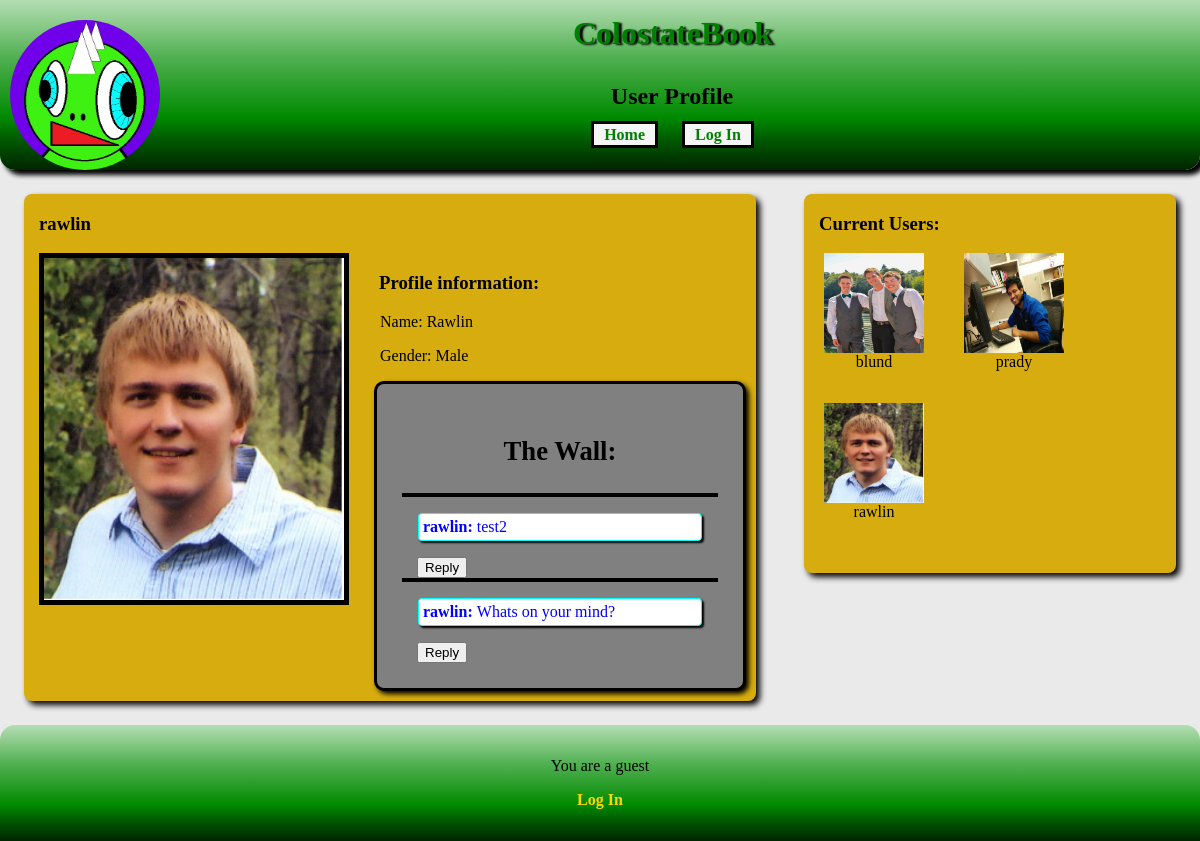
Screenshot of /profile.php?uname=rawlin with the database file from the repository.
### tables this page shows
CREATE TABLE users (username varchar(255) unique primary key, password varchar(255), name varchar(255), gender varchar(6), phone varchar(20), email varchar(255), admin boolean, pictureLocation varchar(255) , bio varchar(255));

CREATE TABLE communications (id INTEGER PRIMARY KEY autoincrement, messageType varchar(8), sender varchar(255), reciever varchar(255), time timestamp, message varchar(500), FOREIGN KEY (sender) references users(username), FOREIGN key (reciever) references users(username));

### helpers.php (called while the page is built, shortened)
<?php
include_once "post.php";
function makeNewUser($uname, $pass, $name, $sex, $number, $mail, $privileges, $picture, $friends, $pending, $bio) {
	$u = new User();
	$u->username = $uname;
	$u->passwd  = $pass;
	$u->name  = $name;
	$u->gender = $sex;
	$u->phone  = $number;
	$u->email  = $mail;
	$u->admin  = $privileges;
	$u->pic = $picture;
	$u->friends = $friends;
	$u->pending = $pending;
	$u->bio = $bio;
	return $u;
}
function readUsers() {
	$q = new Querries();
	$db = $q->getDB();
	$array = $db->query($q->GET_ALL_USER_NAMES);
	$retVal=array();
  	while($res = $array->fetchArray())
	{
		$user = getUser($res["username"]);
        	array_push($retVal, $user);
        }
	return $retVal;
}
function getUser($uname) {
	$q = new Querries();
	$db = $q->getDB();
	$array = $db->query(sprintf($q->GET_USER, $uname));
	$res = $array->fetchArray();
  	$user = makeNewUser($res["username"],$res["password"],$res["name"],$res["gender"],$res["phone"],$res["email"],$res["admin"],$res["pictureLocation"], array(), array(), $res["bio"]);
	$user->friends = getFriends($uname);
	$user->pending = getRequests($uname);
	return $user;
}
function getUserSummary($username) {
	return getUser($username)->bio;
}
function getFriends($uname){
	if($uname == 'guest') return array();
	$q = new Querries();
	$db = $q->getDB();
	$array = $db->query(sprintf($q->GET_USER_FRIENDS, $uname));
	$friends=array();
	while($res = $array->fetchArray())
	{
		$user = $res["friend"];
		array_push($friends,$user);
	}
	return $friends;
}
function getRequestUsers($uname){
	$q = new Querries();
	$db = $q->getDB();
	$array = $db->query(sprintf($q->GET_PENDING_REQUESTS, $uname));
	$requests=array();
	return $requests;
}
function getRequests($uname)
{
	$requests = array();
	foreach(getRequestUsers($uname) as $usr){
		$requests[$usr->username]=$usr->username;
	}
	return $requests;
}
function isPendingUser($username) {
	$q= new Querries();
	$db = $q->getDB();
	$res = $db->query(sprintf($q->IS_PENDING_USER, $username));
	if(!($res instanceof Sqlite3Result))
	{
		return false;
	}
	else {
		$array = $res->fetchArray();
		if ($array) {
			return true;
		}
		else {
			return false;
		}
	}
}
function getPostsOnUserWall($user)
{
	$q = new Querries();
	$db = $q->getDB();
	$array = $db->query(sprintf($q->GET_COMMENTS_ON_USER_WALL, $user->username));
	$posts = array();
	while($res = $array->fetchArray())
	{
		$topLevelPost = new Post($res['id'],$res["messageType"], $res["sender"], $res["reciever"], $res["time"],$res["message"],"");
		array_push($posts,$topLevelPost);
	}
	return $posts;
}
function sortWallPosts($posts)
{
	for($i=0; $i<count($posts); ++$i)
	{
	    if($posts[$i]->repliedTo=="")
	    {
		$indexOfLowest=0;
		while($indexOfLowest!=-1)
		{
			$indexOfLowest=-1;
			for($j=0; $j<count($posts); ++$j)
			{
				if($posts[$j]->repliedTo==$posts[$j] and ($indexOfLowest==-1 or $posts[$j]->Id < $posts[$indexOfLowest]->Id))
				{
					$indexOfLowest=$j;
				}
			}
		}
		unset($posts[$i]);
		$posts=array_values($posts);
		--$i;
	    }
	}
}
?>

### post.php (called while the page is built, shortened)
<?php
class Post
{
	function Post($Id, $messageType, $sender, $reciever, $timeStamp, $message, $repliedTo)
	{
		$this->messageType = $messageType;
 		$this->sender=$sender;
		$this->message=$message;
		$this->repliedTo=$repliedTo;
	}
}
?>

### profile.php (the view, shortened to what this page needs)
<?php
include 'header.php';
include 'nav.php';
$uname = "";
if (isset($_GET['uname'])) {
	$uname = $_GET['uname'];
}
$user = getUser($uname);
$userSummary = getUserSummary($uname);
?>
<?php if (!is_null($user)) {?>
<div class="wrapper">
	<div class="left">
<?php
echo "<h3>$uname</h3>";
 ?>
<img class="prof_pic" src="<?php echo $user->pic; ?>" alt="Photo of <?php echo $user->name?>" />
<div id="profile_info">
	<h3>Profile information:</h3>
	<p>Name: <?php echo ' ' . $user->name ?></p>
	<p>Gender: <?php echo ' ' . $user->gender ?></p>
<div id="wall">
	<h3>The Wall:</h3>
		<?php
			$user = getUser($uname);
			$posts=getPostsOnUserWall($user);
			$first=TRUE;
			foreach($posts as $post)
			{
				if($post->messageType=='NEW')
				{
					if(!$first)
					{
						echo "</div>";
					}
					else
					{
						$first=FALSE;
					}
					echo "<div class=\"wallPost\">";
				}
				$class=$post->messageType == 'REPLY' ? "reply" : "comment";
				echo"<p id=\"$class\"><b>$post->sender:     </b>$post->message</p>";
				if($class=='comment')
				{
					echo "<form method=\"post\" action=\"".htmlspecialchars($_SERVER['PHP_SELF']) ."?uname=$uname\">";
					echo"<input type=\"submit\" value=\"Reply\" />";
					echo "</form>";
				}
			}
		?>
</div>
</div>
</div>
</div>
<?php include 'userList.php'; ?>
</div>
<?php } else {
	?>
	<p>ERROR: No user profile was specified.</p>
<?php } ?>
<?php include 'footer.php'; ?>

### userList.php (shortened to what this page needs)
<div class="users">
	<div id="friends">
	<h3>Current Users:</h3>
	<?php
	$users = readUsers();
	foreach($users as $u){
		if (!isPendingUser($u->username)) {
		$uname = $u->username;
		$picture = $u->pic;
		if(!in_array($u->username, getFriends($_SESSION['username']))){?>
		<div class="user">
			<?php echo '<a href="profile.php?uname='.$uname.'"><img class="thumbnails" src="'.$picture.'" alt="user1" /></a>'; ?>
			<?php echo $uname ?>
		</div>
	<?php
	}
	}
	}
	?>
	</div>
</div>

### style.css (style rules this page uses)
form { margin-left:15px; }
a { text-decoration: none; }
h3 { margin-left:15px; }
p { margin:1em; color: black; }
html { min-height:530px; }
body { padding:0px; margin:0px; width:100%; height:100%; font-family:Times; background-color: #EAEAEA; }
img.thumbnails { width: 100px; height: 100px; margin-left: auto; margin-right:auto; display:block; }
.user { width: 140px; height: 150px; text-align: center; float:left; overflow:auto; }
img.prof_pic { width:300px; float: left; display: block; margin-left: 15px; margin-right:15px; margin-bottom:15px; border: solid 5px; }
.wrapper { width:100%; height:70%; }
.left { width:61%; margin:2%; background-color:#D7AC0F; float: left; overflow: auto; border-radius: 8px; box-shadow: 4px 4px 6px; }
.users { width:31%; margin:2%; padding-bottom:20px; background-color:#D7AC0F; float:left; overflow: auto; border-radius: 8px; box-shadow: 4px 4px 6px; }
a:link { font-weight: bold; color: gold; }
#profile_info { overflow: auto; }
#friends { width: 100%; float:left; }
#wall { margin: 10px; border: 3px solid black; background-color: grey; padding: 25px; border-radius: 10px; box-shadow: 3px 3px 5px; }
#wall h3 { margin-left: 0px; font-size: 20pt; text-align: center; }
.wallPost { border-top: 4px solid black; overflow: auto; }
#comment { background-color: white; color: blue; border: 1px solid cyan; border-radius: 4px; box-shadow: 2px 2px 2px 0px black; padding: 4px; }

### rows the page displays
users: username "rawlin", pictureLocation (picture), name "Rawlin", gender "Male", uname "rawlin"
communications: sender "rawlin", message "test2"
communications: sender "rawlin", message "Whats on your mind?"
users: pictureLocation (picture), uname "blund"
users: pictureLocation (picture), uname "prady"

### other values shown
$pageTitle "User Profile"
$status "Log In"
